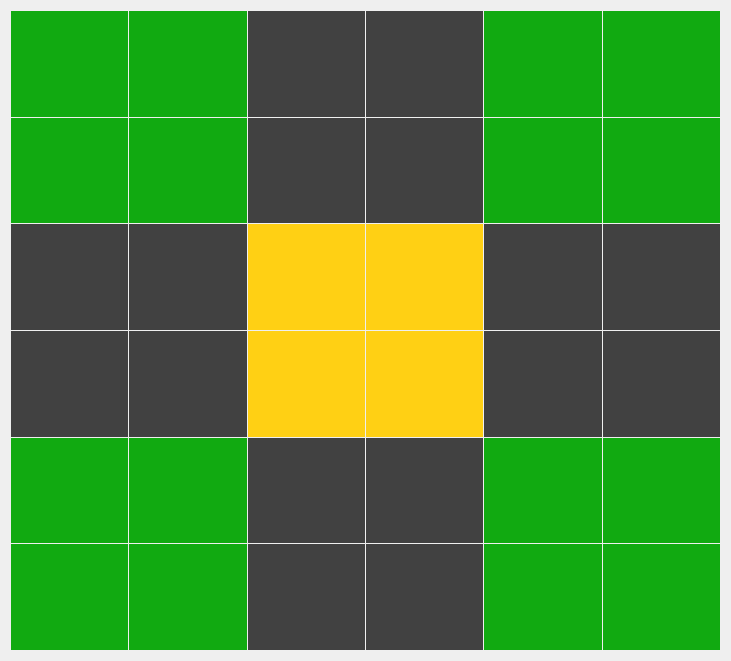
   <widget class="QWidget" name="gridLayoutWidget">
    <property name="geometry">
     <rect>
      <x>196</x>
      <y>113</y>
      <width>731</width>
      <height>661</height>
     </rect>
    </property>
    <layout class="QGridLayout" name="gridLayout">
     <property name="spacing">
      <number>1</number>
     </property>
     <item row="2" column="0">
      <widget class="QLabel" name="label_13">
       <property name="sizePolicy">
        <sizepolicy hsizetype="Ignored" vsizetype="Ignored">
         <horstretch>0</horstretch>
         <verstretch>0</verstretch>
        </sizepolicy>
       </property>
       <property name="styleSheet">
        <string notr="true">background-color : rgb(65, 65, 65);</string>
       </property>
       <property name="lineWidth">
        <number>0</number>
       </property>
       <property name="text">
        <string/>
       </property>
       <property name="scaledContents">
        <bool>true</bool>
       </property>
      </widget>
     </item>
     <item row="2" column="2">
      <widget class="QLabel" name="label_15">
       <property name="sizePolicy">
        <sizepolicy hsizetype="Ignored" vsizetype="Ignored">
         <horstretch>0</horstretch>
         <verstretch>0</verstretch>
        </sizepolicy>
       </property>
       <property name="autoFillBackground">
        <bool>false</bool>
       </property>
       <property name="styleSheet">
        <string notr="true">background-color : rgb(255, 208, 20);</string>
       </property>
       <property name="text">
        <string/>
       </property>
       <property name="scaledContents">
        <bool>true</bool>
       </property>
      </widget>
     </item>
     <item row="0" column="0">
      <widget class="QLabel" name="label_36">
       <property name="sizePolicy">
        <sizepolicy hsizetype="Ignored" vsizetype="Ignored">
         <horstretch>0</horstretch>
         <verstretch>0</verstretch>
        </sizepolicy>
       </property>
       <property name="styleSheet">
        <string notr="true">background-color : rgb(17, 170, 17);</string>
       </property>
       <property name="text">
        <string/>
       </property>
       <property name="scaledContents">
        <bool>true</bool>
       </property>
      </widget>
     </item>
     <item row="5" column="4">
      <widget class="QLabel" name="label_53">
       <property name="sizePolicy">
        <sizepolicy hsizetype="Ignored" vsizetype="Ignored">
         <horstretch>0</horstretch>
         <verstretch>0</verstretch>
        </sizepolicy>
       </property>
       <property name="styleSheet">
        <string notr="true">background-color : rgb(17, 170, 17);</string>
       </property>
       <property name="text">
        <string/>
       </property>
       <property name="scaledContents">
        <bool>true</bool>
       </property>
      </widget>
     </item>
     <item row="5" column="5">
      <widget class="QLabel" name="label_54">
       <property name="sizePolicy">
        <sizepolicy hsizetype="Ignored" vsizetype="Ignored">
         <horstretch>0</horstretch>
         <verstretch>0</verstretch>
        </sizepolicy>
       </property>
       <property name="styleSheet">
        <string notr="true">background-color : rgb(17, 170, 17);</string>
       </property>
       <property name="text">
        <string/>
       </property>
       <property name="scaledContents">
        <bool>true</bool>
       </property>
      </widget>
     </item>
     <item row="4" column="5">
      <widget class="QLabel" name="label_55">
       <property name="sizePolicy">
        <sizepolicy hsizetype="Ignored" vsizetype="Ignored">
         <horstretch>0</horstretch>
         <verstretch>0</verstretch>
        </sizepolicy>
       </property>
       <property name="styleSheet">
        <string notr="true">background-color : rgb(17, 170, 17);</string>
       </property>
       <property name="text">
        <string/>
       </property>
       <property name="scaledContents">
        <bool>true</bool>
       </property>
      </widget>
     </item>
     <item row="4" column="4">
      <widget class="QLabel" name="label_56">
       <property name="sizePolicy">
        <sizepolicy hsizetype="Ignored" vsizetype="Ignored">
         <horstretch>0</horstretch>
         <verstretch>0</verstretch>
        </sizepolicy>
       </property>
       <property name="styleSheet">
        <string notr="true">background-color : rgb(17, 170, 17);</string>
       </property>
       <property name="text">
        <string/>
       </property>
       <property name="scaledContents">
        <bool>true</bool>
       </property>
      </widget>
     </item>
     <item row="5" column="1">
      <widget class="QLabel" name="label_57">
       <property name="sizePolicy">
        <sizepolicy hsizetype="Ignored" vsizetype="Ignored">
         <horstretch>0</horstretch>
         <verstretch>0</verstretch>
        </sizepolicy>
       </property>
       <property name="styleSheet">
        <string notr="true">background-color : rgb(17, 170, 17);</string>
       </property>
       <property name="text">
        <string/>
       </property>
       <property name="scaledContents">
        <bool>true</bool>
       </property>
      </widget>
     </item>
     <item row="4" column="1">
      <widget class="QLabel" name="label_58">
       <property name="sizePolicy">
        <sizepolicy hsizetype="Ignored" vsizetype="Ignored">
         <horstretch>0</horstretch>
         <verstretch>0</verstretch>
        </sizepolicy>
       </property>
       <property name="styleSheet">
        <string notr="true">background-color : rgb(17, 170, 17);</string>
       </property>
       <property name="text">
        <string/>
       </property>
       <property name="scaledContents">
        <bool>true</bool>
       </property>
      </widget>
     </item>
     <item row="4" column="0">
      <widget class="QLabel" name="label_59">
       <property name="sizePolicy">
        <sizepolicy hsizetype="Ignored" vsizetype="Ignored">
         <horstretch>0</horstretch>
         <verstretch>0</verstretch>
        </sizepolicy>
       </property>
       <property name="styleSheet">
        <string notr="true">background-color : rgb(17, 170, 17);</string>
       </property>
       <property name="text">
        <string/>
       </property>
       <property name="scaledContents">
        <bool>true</bool>
       </property>
      </widget>
     </item>
     <item row="5" column="0">
      <widget class="QLabel" name="label_60">
       <property name="sizePolicy">
        <sizepolicy hsizetype="Ignored" vsizetype="Ignored">
         <horstretch>0</horstretch>
         <verstretch>0</verstretch>
        </sizepolicy>
       </property>
       <property name="styleSheet">
        <string notr="true">background-color : rgb(17, 170, 17);</string>
       </property>
       <property name="text">
        <string/>
       </property>
       <property name="scaledContents">
        <bool>true</bool>
       </property>
      </widget>
     </item>
     <item row="1" column="0">
      <widget class="QLabel" name="label_61">
       <property name="sizePolicy">
        <sizepolicy hsizetype="Ignored" vsizetype="Ignored">
         <horstretch>0</horstretch>
         <verstretch>0</verstretch>
        </sizepolicy>
       </property>
       <property name="styleSheet">
        <string notr="true">background-color : rgb(17, 170, 17);</string>
       </property>
       <property name="text">
        <string/>
       </property>
       <property name="scaledContents">
        <bool>true</bool>
       </property>
      </widget>
     </item>
     <item row="1" column="1">
      <widget class="QLabel" name="label_62">
       <property name="sizePolicy">
        <sizepolicy hsizetype="Ignored" vsizetype="Ignored">
         <horstretch>0</horstretch>
         <verstretch>0</verstretch>
        </sizepolicy>
       </property>
       <property name="styleSheet">
        <string notr="true">background-color : rgb(17, 170, 17);</string>
       </property>
       <property name="text">
        <string/>
       </property>
       <property name="scaledContents">
        <bool>true</bool>
       </property>
      </widget>
     </item>
     <item row="1" column="4">
      <widget class="QLabel" name="label_63">
       <property name="sizePolicy">
        <sizepolicy hsizetype="Ignored" vsizetype="Ignored">
         <horstretch>0</horstretch>
         <verstretch>0</verstretch>
        </sizepolicy>
       </property>
       <property name="styleSheet">
        <string notr="true">background-color : rgb(17, 170, 17);</string>
       </property>
       <property name="text">
        <string/>
       </property>
       <property name="scaledContents">
        <bool>true</bool>
       </property>
      </widget>
     </item>
     <item row="1" column="5">
      <widget class="QLabel" name="label_64">
       <property name="sizePolicy">
        <sizepolicy hsizetype="Ignored" vsizetype="Ignored">
         <horstretch>0</horstretch>
         <verstretch>0</verstretch>
        </sizepolicy>
       </property>
       <property name="styleSheet">
        <string notr="true">background-color : rgb(17, 170, 17);</string>
       </property>
       <property name="text">
        <string/>
       </property>
       <property name="scaledContents">
        <bool>true</bool>
       </property>
      </widget>
     </item>
     <item row="0" column="5">
      <widget class="QLabel" name="label_65">
       <property name="sizePolicy">
        <sizepolicy hsizetype="Ignored" vsizetype="Ignored">
         <horstretch>0</horstretch>
         <verstretch>0</verstretch>
        </sizepolicy>
       </property>
       <property name="styleSheet">
        <string notr="true">background-color : rgb(17, 170, 17);</string>
       </property>
       <property name="text">
        <string/>
       </property>
       <property name="scaledContents">
        <bool>true</bool>
       </property>
      </widget>
     </item>
     <item row="0" column="4">
      <widget class="QLabel" name="label_66">
       <property name="sizePolicy">
        <sizepolicy hsizetype="Ignored" vsizetype="Ignored">
         <horstretch>0</horstretch>
         <verstretch>0</verstretch>
        </sizepolicy>
       </property>
       <property name="styleSheet">
        <string notr="true">background-color : rgb(17, 170, 17);</string>
       </property>
       <property name="text">
        <string/>
       </property>
       <property name="scaledContents">
        <bool>true</bool>
       </property>
      </widget>
     </item>
     <item row="0" column="1">
      <widget class="QLabel" name="label_67">
       <property name="sizePolicy">
        <sizepolicy hsizetype="Ignored" vsizetype="Ignored">
         <horstretch>0</horstretch>
         <verstretch>0</verstretch>
        </sizepolicy>
       </property>
       <property name="styleSheet">
        <string notr="true">background-color : rgb(17, 170, 17);</string>
       </property>
       <property name="text">
        <string/>
       </property>
       <property name="scaledContents">
        <bool>true</bool>
       </property>
      </widget>
     </item>
     <item row="5" column="2">
      <widget class="QLabel" name="label_14">
       <property name="sizePolicy">
        <sizepolicy hsizetype="Ignored" vsizetype="Ignored">
         <horstretch>0</horstretch>
         <verstretch>0</verstretch>
        </sizepolicy>
       </property>
       <property name="styleSheet">
        <string notr="true">background-color : rgb(65, 65, 65);</string>
       </property>
       <property name="lineWidth">
        <number>0</number>
       </property>
       <property name="text">
        <string/>
       </property>
       <property name="scaledContents">
        <bool>true</bool>
       </property>
      </widget>
     </item>
     <item row="5" column="3">
      <widget class="QLabel" name="label_17">
       <property name="sizePolicy">
        <sizepolicy hsizetype="Ignored" vsizetype="Ignored">
         <horstretch>0</horstretch>
         <verstretch>0</verstretch>
        </sizepolicy>
       </property>
       <property name="styleSheet">
        <string notr="true">background-color : rgb(65, 65, 65);</string>
       </property>
       <property name="lineWidth">
        <number>0</number>
       </property>
       <property name="text">
        <string/>
       </property>
       <property name="scaledContents">
        <bool>true</bool>
       </property>
      </widget>
     </item>
     <item row="4" column="3">
      <widget class="QLabel" name="label_18">
       <property name="sizePolicy">
        <sizepolicy hsizetype="Ignored" vsizetype="Ignored">
         <horstretch>0</horstretch>
         <verstretch>0</verstretch>
        </sizepolicy>
       </property>
       <property name="styleSheet">
        <string notr="true">background-color : rgb(65, 65, 65);</string>
       </property>
       <property name="lineWidth">
        <number>0</number>
       </property>
       <property name="text">
        <string/>
       </property>
       <property name="scaledContents">
        <bool>true</bool>
       </property>
      </widget>
     </item>
     <item row="4" column="2">
      <widget class="QLabel" name="label_19">
       <property name="sizePolicy">
        <sizepolicy hsizetype="Ignored" vsizetype="Ignored">
         <horstretch>0</horstretch>
         <verstretch>0</verstretch>
        </sizepolicy>
       </property>
       <property name="styleSheet">
        <string notr="true">background-color : rgb(65, 65, 65);</string>
       </property>
       <property name="lineWidth">
        <number>0</number>
       </property>
       <property name="text">
        <string/>
       </property>
       <property name="scaledContents">
        <bool>true</bool>
       </property>
      </widget>
     </item>
     <item row="3" column="4">
      <widget class="QLabel" name="label_20">
       <property name="sizePolicy">
        <sizepolicy hsizetype="Ignored" vsizetype="Ignored">
         <horstretch>0</horstretch>
         <verstretch>0</verstretch>
        </sizepolicy>
       </property>
       <property name="styleSheet">
        <string notr="true">background-color : rgb(65, 65, 65);</string>
       </property>
       <property name="lineWidth">
        <number>0</number>
       </property>
       <property name="text">
        <string/>
       </property>
       <property name="scaledContents">
        <bool>true</bool>
       </property>
      </widget>
     </item>
     <item row="3" column="5">
      <widget class="QLabel" name="label_23">
       <property name="sizePolicy">
        <sizepolicy hsizetype="Ignored" vsizetype="Ignored">
         <horstretch>0</horstretch>
         <verstretch>0</verstretch>
        </sizepolicy>
       </property>
       <property name="styleSheet">
        <string notr="true">background-color : rgb(65, 65, 65);</string>
       </property>
       <property name="lineWidth">
        <number>0</number>
       </property>
       <property name="text">
        <string/>
       </property>
       <property name="scaledContents">
        <bool>true</bool>
       </property>
      </widget>
     </item>
     <item row="2" column="5">
      <widget class="QLabel" name="label_24">
       <property name="sizePolicy">
        <sizepolicy hsizetype="Ignored" vsizetype="Ignored">
         <horstretch>0</horstretch>
         <verstretch>0</verstretch>
        </sizepolicy>
       </property>
       <property name="styleSheet">
        <string notr="true">background-color : rgb(65, 65, 65);</string>
       </property>
       <property name="lineWidth">
        <number>0</number>
       </property>
       <property name="text">
        <string/>
       </property>
       <property name="scaledContents">
        <bool>true</bool>
       </property>
      </widget>
     </item>
     <item row="2" column="4">
      <widget class="QLabel" name="label_25">
       <property name="sizePolicy">
        <sizepolicy hsizetype="Ignored" vsizetype="Ignored">
         <horstretch>0</horstretch>
         <verstretch>0</verstretch>
        </sizepolicy>
       </property>
       <property name="styleSheet">
        <string notr="true">background-color : rgb(65, 65, 65);</string>
       </property>
       <property name="lineWidth">
        <number>0</number>
       </property>
       <property name="text">
        <string/>
       </property>
       <property name="scaledContents">
        <bool>true</bool>
       </property>
      </widget>
     </item>
     <item row="1" column="3">
      <widget class="QLabel" name="label_26">
       <property name="sizePolicy">
        <sizepolicy hsizetype="Ignored" vsizetype="Ignored">
         <horstretch>0</horstretch>
         <verstretch>0</verstretch>
        </sizepolicy>
       </property>
       <property name="styleSheet">
        <string notr="true">background-color : rgb(65, 65, 65);</string>
       </property>
       <property name="lineWidth">
        <number>0</number>
       </property>
       <property name="text">
        <string/>
       </property>
       <property name="scaledContents">
        <bool>true</bool>
       </property>
      </widget>
     </item>
     <item row="0" column="3">
      <widget class="QLabel" name="label_27">
       <property name="sizePolicy">
        <sizepolicy hsizetype="Ignored" vsizetype="Ignored">
         <horstretch>0</horstretch>
         <verstretch>0</verstretch>
        </sizepolicy>
       </property>
       <property name="styleSheet">
        <string notr="true">background-color : rgb(65, 65, 65);</string>
       </property>
       <property name="lineWidth">
        <number>0</number>
       </property>
       <property name="text">
        <string/>
       </property>
       <property name="scaledContents">
        <bool>true</bool>
       </property>
      </widget>
     </item>
     <item row="0" column="2">
      <widget class="QLabel" name="label_28">
       <property name="sizePolicy">
        <sizepolicy hsizetype="Ignored" vsizetype="Ignored">
         <horstretch>0</horstretch>
         <verstretch>0</verstretch>
        </sizepolicy>
       </property>
       <property name="styleSheet">
        <string notr="true">background-color : rgb(65, 65, 65);</string>
       </property>
       <property name="lineWidth">
        <number>0</number>
       </property>
       <property name="text">
        <string/>
       </property>
       <property name="scaledContents">
        <bool>true</bool>
       </property>
      </widget>
     </item>
     <item row="1" column="2">
      <widget class="QLabel" name="label_29">
       <property name="sizePolicy">
        <sizepolicy hsizetype="Ignored" vsizetype="Ignored">
         <horstretch>0</horstretch>
         <verstretch>0</verstretch>
        </sizepolicy>
       </property>
       <property name="styleSheet">
        <string notr="true">background-color : rgb(65, 65, 65);</string>
       </property>
       <property name="lineWidth">
        <number>0</number>
       </property>
       <property name="text">
        <string/>
       </property>
       <property name="scaledContents">
        <bool>true</bool>
       </property>
      </widget>
     </item>
     <item row="2" column="1">
      <widget class="QLabel" name="label_30">
       <property name="sizePolicy">
        <sizepolicy hsizetype="Ignored" vsizetype="Ignored">
         <horstretch>0</horstretch>
         <verstretch>0</verstretch>
        </sizepolicy>
       </property>
       <property name="styleSheet">
        <string notr="true">background-color : rgb(65, 65, 65);</string>
       </property>
       <property name="lineWidth">
        <number>0</number>
       </property>
       <property name="text">
        <string/>
       </property>
       <property name="scaledContents">
        <bool>true</bool>
       </property>
      </widget>
     </item>
     <item row="3" column="1">
      <widget class="QLabel" name="label_31">
       <property name="sizePolicy">
        <sizepolicy hsizetype="Ignored" vsizetype="Ignored">
         <horstretch>0</horstretch>
         <verstretch>0</verstretch>
        </sizepolicy>
       </property>
       <property name="styleSheet">
        <string notr="true">background-color : rgb(65, 65, 65);</string>
       </property>
       <property name="lineWidth">
        <number>0</number>
       </property>
       <property name="text">
        <string/>
       </property>
       <property name="scaledContents">
        <bool>true</bool>
       </property>
      </widget>
     </item>
     <item row="3" column="0">
      <widget class="QLabel" name="label_32">
       <property name="sizePolicy">
        <sizepolicy hsizetype="Ignored" vsizetype="Ignored">
         <horstretch>0</horstretch>
         <verstretch>0</verstretch>
        </sizepolicy>
       </property>
       <property name="styleSheet">
        <string notr="true">background-color : rgb(65, 65, 65);</string>
       </property>
       <property name="lineWidth">
        <number>0</number>
       </property>
       <property name="text">
        <string/>
       </property>
       <property name="scaledContents">
        <bool>true</bool>
       </property>
      </widget>
     </item>
     <item row="3" column="2">
      <widget class="QLabel" name="label_22">
       <property name="sizePolicy">
        <sizepolicy hsizetype="Ignored" vsizetype="Ignored">
         <horstretch>0</horstretch>
         <verstretch>0</verstretch>
        </sizepolicy>
       </property>
       <property name="autoFillBackground">
        <bool>false</bool>
       </property>
       <property name="styleSheet">
        <string notr="true">background-color : rgb(255, 208, 20);</string>
       </property>
       <property name="text">
        <string/>
       </property>
       <property name="scaledContents">
        <bool>true</bool>
       </property>
      </widget>
     </item>
     <item row="3" column="3">
      <widget class="QLabel" name="label_21">
       <property name="sizePolicy">
        <sizepolicy hsizetype="Ignored" vsizetype="Ignored">
         <horstretch>0</horstretch>
         <verstretch>0</verstretch>
        </sizepolicy>
       </property>
       <property name="autoFillBackground">
        <bool>false</bool>
       </property>
       <property name="styleSheet">
        <string notr="true">background-color : rgb(255, 208, 20);</string>
       </property>
       <property name="text">
        <string/>
       </property>
       <property name="scaledContents">
        <bool>true</bool>
       </property>
      </widget>
     </item>
     <item row="2" column="3">
      <widget class="QLabel" name="label_16">
       <property name="sizePolicy">
        <sizepolicy hsizetype="Ignored" vsizetype="Ignored">
         <horstretch>0</horstretch>
         <verstretch>0</verstretch>
        </sizepolicy>
       </property>
       <property name="autoFillBackground">
        <bool>false</bool>
       </property>
       <property name="styleSheet">
        <string notr="true">background-color : rgb(255, 208, 20);</string>
       </property>
       <property name="text">
        <string/>
       </property>
       <property name="scaledContents">
        <bool>true</bool>
       </property>
      </widget>
     </item>
    </layout>
   </widget>
